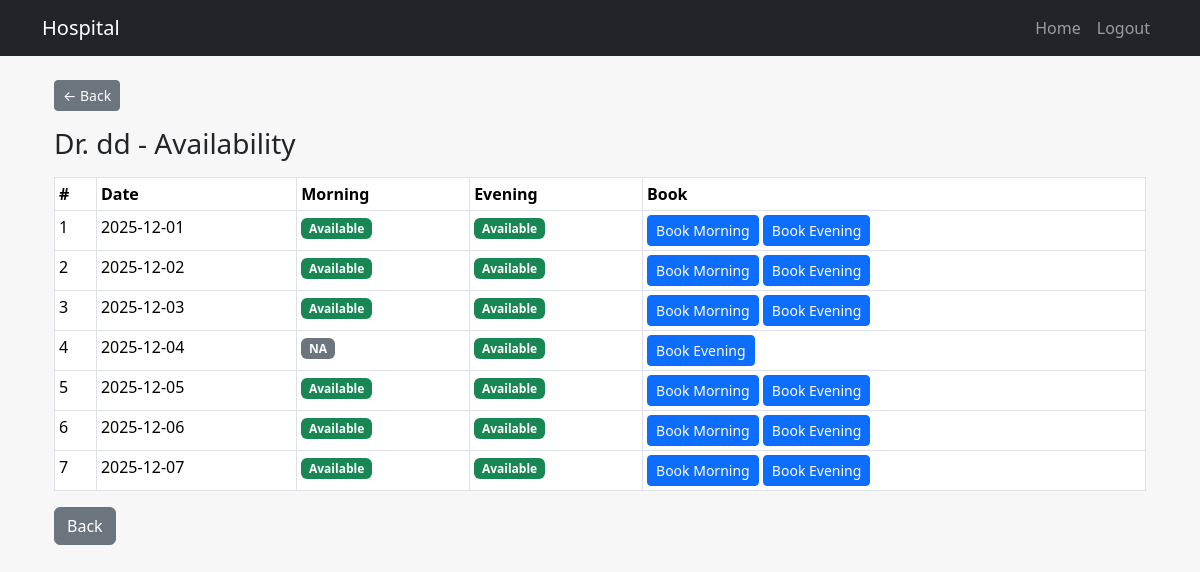
/patient/doctor/4/availability (signed in), run on the app's committed database.
### app.py (models this page shows)
class User(db.Model):
    __tablename__ = "users"
    id = db.Column(db.Integer, primary_key=True)
    username = db.Column(db.String(150), unique=True, nullable=False)
    email = db.Column(db.String(150), unique=True, nullable=False)
    password = db.Column(db.String(150), nullable=False)
    role = db.Column(db.String(50), nullable=False, default="patient")
    created_at = db.Column(db.DateTime, default=datetime.utcnow)
    department_id = db.Column(
        db.Integer,
        db.ForeignKey("departments.id", ondelete="CASCADE"),
        nullable=True
    )
    department = db.relationship("Department", back_populates="users")
    experience = db.Column(db.Integer, nullable=True)       # years
    qualifications = db.Column(db.String(250), nullable=True)
    blacklisted = db.Column(db.Boolean, default=False)
    appointments_as_patient = db.relationship(
        "Appointment",
        back_populates="patient",
        foreign_keys="Appointment.patient_id",
        cascade="all, delete",
        passive_deletes=True
    )
    appointments_as_doctor = db.relationship(
        "Appointment",
        back_populates="doctor",
        foreign_keys="Appointment.doctor_id",
        cascade="all, delete",
        passive_deletes=True
    )
    availabilities = db.relationship(
        "DoctorAvailability",
        back_populates="doctor",
        cascade="all, delete"
    )

class DoctorAvailability(db.Model):
    __tablename__ = "doctor_availability"
    id = db.Column(db.Integer, primary_key=True)
    doctor_id = db.Column(
        db.Integer,
        db.ForeignKey("users.id", ondelete="CASCADE"),
        nullable=False
    )
    date = db.Column(db.String(20), nullable=False)
    morning = db.Column(db.Boolean, default=True)
    evening = db.Column(db.Boolean, default=True)
    doctor = db.relationship("User", back_populates="availabilities")

### app.py (the view)
@app.route('/patient/doctor/<int:doctor_id>/availability')
def patient_check_availability(doctor_id):
    if 'id' not in session or session.get('role') != 'patient':
        flash("Login as patient first", "danger")
        return redirect(url_for('index'))
    doctor = User.query.get_or_404(doctor_id)
    slots = DoctorAvailability.query.filter_by(doctor_id=doctor.id).order_by(DoctorAvailability.date).all()
    return render_template("patient_doctor_availability.html", doctor=doctor, slots=slots)

### templates/patient_doctor_availability.html (shortened to what this page needs)
{% extends "base.html" %}
{% block content %}
<h3 class="mb-3">Dr. {{ doctor.username }} - Availability</h3>
<table class="table table-sm table-bordered">
    <thead>
        <tr>
            <th>#</th>
            <th>Date</th>
            <th>Morning</th>
            <th>Evening</th>
            <th>Book</th>
        </tr>
    </thead>
    <tbody>
        {% for s in slots %}
        <tr>
            <td>{{ loop.index }}</td>
            <td>{{ s.date }}</td>
            <td>
                {% if s.morning %}
                    <span class="badge bg-success">Available</span>
                {% else %}
                    <span class="badge bg-secondary">NA</span>
                {% endif %}
            </td>
            <td>
                {% if s.evening %}
                    <span class="badge bg-success">Available</span>
                {% else %}
                    <span class="badge bg-secondary">NA</span>
                {% endif %}
            </td>
            <td>
                {% if s.morning %}
                <a href="{{ url_for('patient_book_specific', doctor_id=doctor.id, date=s.date, slot='morning') }}"
                   class="btn btn-sm btn-primary">Book Morning</a>
                {% endif %}
                {% if s.evening %}
                <a href="{{ url_for('patient_book_specific', doctor_id=doctor.id, date=s.date, slot='evening') }}"
                   class="btn btn-sm btn-primary">Book Evening</a>
                {% endif %}
            </td>
        </tr>
        {% else %}
        <tr><td colspan="5">no slots found</td></tr>
        {% endfor %}
    </tbody>
</table>
<a href="{{ url_for('patient_dashboard') }}" class="btn btn-secondary">Back</a>
{% endblock %}

### templates/base.html (style rules this page uses)
body { background: #f7f7f7; }

### data on the page
User: username "dd"
DoctorAvailability: date "2025-12-01", morning "Available", evening "Available"
DoctorAvailability: date "2025-12-02", morning "Available", evening "Available"
DoctorAvailability: date "2025-12-03", morning "Available", evening "Available"
DoctorAvailability: date "2025-12-04", morning "NA", evening "Available"
DoctorAvailability: date "2025-12-05", morning "Available", evening "Available"
DoctorAvailability: date "2025-12-06", morning "Available", evening "Available"
DoctorAvailability: date "2025-12-07", morning "Available", evening "Available"
